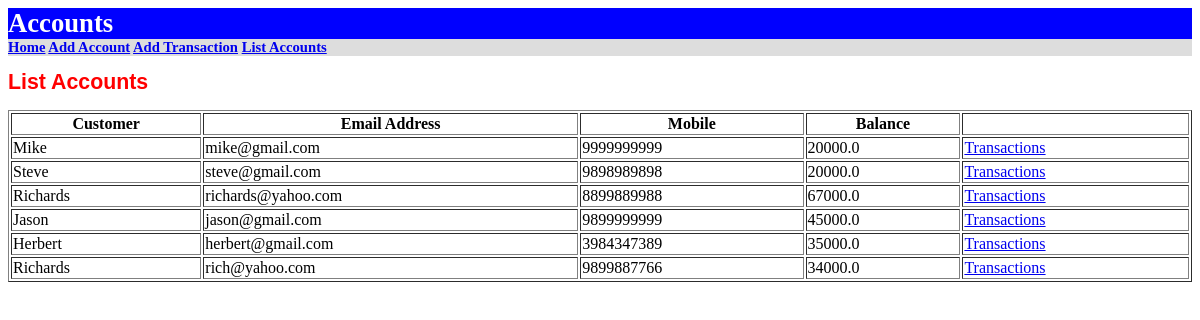
/demo/list_accounts/, run on the app's committed database.
### demo/models.py (models this page shows, shortened)
class Account(models.Model):
    id = models.IntegerField(primary_key=True)
    customer = models.CharField(max_length=30)
    email = models.EmailField()
    mobile = models.CharField(max_length=10)
    balance = models.FloatField()

### demo/accountviews.py (the view)
# urls.py: path('list_accounts/', demo.accountviews.list_accounts, name='list_accounts'),
def list_accounts(request):
    return render(request, 'demo/list_accounts.html',
                  {'accounts': Account.objects.all()})

### demo/templates/demo/list_accounts.html (shortened to what this page needs)
{% extends 'demo/master.html' %}
{% block content %}
<h1>List Accounts</h1>
<table  width="100%" border="1">
     <tr>
         <th>Customer</th>
         <th>Email Address</th>
         <th>Mobile</th>
         <th>Balance</th>
         <th></th>
     </tr>
     {% for a in accounts %}
       <tr>
           <td> {{ a.customer }} </td>
           <td> {{ a.email }} </td>
           <td> {{ a.mobile }} </td>
           <td> {{ a.balance }} </td>
           <td> <a href="/demo/transactions/{{a.id}}">Transactions</a> </td>
       </tr>
      {% endfor %}
</table>
{% endblock %}

### demo/static/styles.css (style rules this page uses)
body { font-family :verdana }
h1 { color :red; font-family: arial;font-size:16pt; font-weight:bold }

### data on the page
Account: customer "Mike", email "mike@gmail.com", mobile "9999999999", balance "20000.0"
Account: customer "Steve", email "steve@gmail.com", mobile "9898989898", balance "20000.0"
Account: customer "Richards", email "richards@yahoo.com", mobile "8899889988", balance "67000.0"
Account: customer "Jason", email "jason@gmail.com", mobile "9899999999", balance "45000.0"
Account: customer "Herbert", email "herbert@gmail.com", mobile "3984347389", balance "35000.0"
Account: customer "Richards", email "rich@yahoo.com", mobile "9899887766", balance "34000.0"
